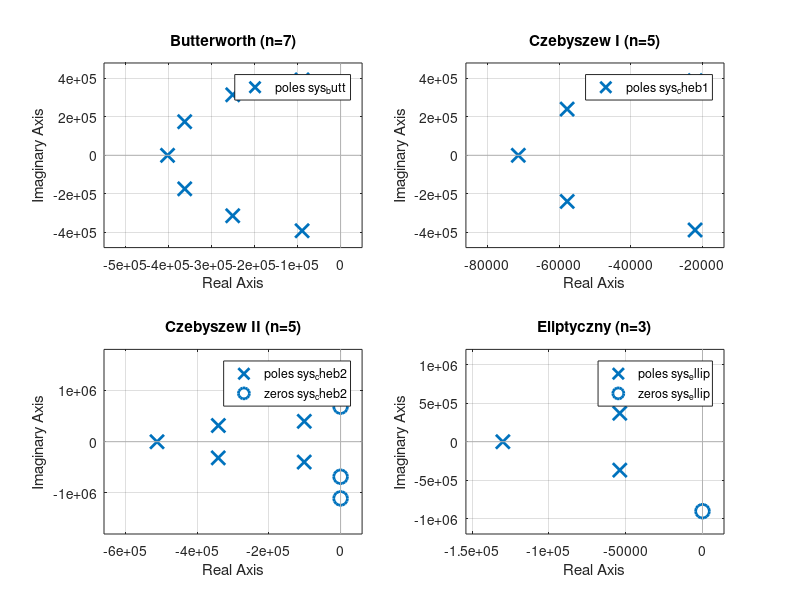

Reproduce this figure in MATLAB. (Note: this script raises an error after producing the figure.)
clear all; close all; clc;

% --- Definicja specyfikacji filtra ---
fs = 256000; % Częstotliwość próbkowania [Hz]
fp = 64000;  % Górna częstotliwość pasma przepustowego (f_3dB) [Hz]
fsb = 128000; % Dolna częstotliwość pasma zaporowego (fs/2) [Hz]
Rp = 3;      % Maksymalne tłumienie (zafalowania) w paśmie przepustowym [dB]
Rs = 40;     % Minimalne tłumienie w paśmie zaporowym [dB]

% Konwersja częstotliwości do pulsacji [rad/s]
Wp = 2 * pi * fp; % Pulsacja graniczna pasma przepustowego
Ws = 2 * pi * fsb;% Pulsacja graniczna pasma zaporowego

% 1. Filtr Butterwortha
[n_butt, Wn_butt] = buttord(Wp, Ws, Rp, Rs, 's'); % Wyznacz rząd i częstotliwość graniczną
[z_butt, p_butt, k_butt] = butter(n_butt, Wn_butt, 's'); % Zaprojektuj filtr
sys_butt = zpk(z_butt, p_butt, k_butt); % Stwórz obiekt systemu ZPK
fprintf('Filtr Butterwortha: rząd n = %d\n', n_butt);

% 2. Filtr Czebyszewa typu 1
[n_cheb1, Wp_cheb1] = cheb1ord(Wp, Ws, Rp, Rs, 's'); % Wyznacz rząd i częstotliwość graniczną
[z_cheb1, p_cheb1, k_cheb1] = cheby1(n_cheb1, Rp, Wp_cheb1, 's'); % Zaprojektuj filtr
sys_cheb1 = zpk(z_cheb1, p_cheb1, k_cheb1); % Stwórz obiekt systemu ZPK
fprintf('Filtr Czebyszewa typu 1: rząd n = %d\n', n_cheb1);

% 3. Filtr Czebyszewa typu 2
[n_cheb2, Ws_cheb2] = cheb2ord(Wp, Ws, Rp, Rs, 's'); % Wyznacz rząd i częstotliwość graniczną
[z_cheb2, p_cheb2, k_cheb2] = cheby2(n_cheb2, Rs, Ws_cheb2, 's'); % Zaprojektuj filtr
sys_cheb2 = zpk(z_cheb2, p_cheb2, k_cheb2); % Stwórz obiekt systemu ZPK
fprintf('Filtr Czebyszewa typu 2: rząd n = %d\n', n_cheb2);

% 4. Filtr Eliptyczny (Cauer'a)
[n_ellip, Wp_ellip] = ellipord(Wp, Ws, Rp, Rs, 's'); % Wyznacz rząd i częstotliwość graniczną
[z_ellip, p_ellip, k_ellip] = ellip(n_ellip, Rp, Rs, Wp_ellip, 's'); % Zaprojektuj filtr
sys_ellip = zpk(z_ellip, p_ellip, k_ellip); % Stwórz obiekt systemu ZPK
fprintf('Filtr Eliptyczny: rząd n = %d\n', n_ellip);

% --- Rysowanie rozkładu biegunów i zer ---
figure;
subplot(2,2,1);
pzmap(sys_butt);
title(sprintf('Butterworth (n=%d)', n_butt));
grid on;

subplot(2,2,2);
pzmap(sys_cheb1);
title(sprintf('Czebyszew I (n=%d)', n_cheb1));
grid on;

subplot(2,2,3);
pzmap(sys_cheb2);
title(sprintf('Czebyszew II (n=%d)', n_cheb2));
grid on;

subplot(2,2,4);
pzmap(sys_ellip);
title(sprintf('Eliptyczny (n=%d)', n_ellip));
grid on;
sgtitle('Rozkład biegunów i zer zaprojektowanych filtrów'); % Tytuł główny

% --- Rysowanie charakterystyk częstotliwościowych ---
% Zakres częstotliwości do rysowania [Hz]
f_vec = linspace(0, fs, 1000); % Liniowa skala częstotliwości
w_vec = 2 * pi * f_vec; % Konwersja do pulsacji [rad/s]

% Obliczanie odpowiedzi częstotliwościowych
[mag_butt, ~] = freqresp(sys_butt, w_vec);
[mag_cheb1, ~] = freqresp(sys_cheb1, w_vec);
[mag_cheb2, ~] = freqresp(sys_cheb2, w_vec);
[mag_ellip, ~] = freqresp(sys_ellip, w_vec);

% Konwersja magnitudy do dB
mag_butt_dB = 20 * log10(abs(squeeze(mag_butt)));
mag_cheb1_dB = 20 * log10(abs(squeeze(mag_cheb1)));
mag_cheb2_dB = 20 * log10(abs(squeeze(mag_cheb2)));
mag_ellip_dB = 20 * log10(abs(squeeze(mag_ellip)));

% Rysowanie
figure;
plot(f_vec / 1000, mag_butt_dB, 'LineWidth', 1.5); hold on;
plot(f_vec / 1000, mag_cheb1_dB, 'LineWidth', 1.5);
plot(f_vec / 1000, mag_cheb2_dB, 'LineWidth', 1.5);
plot(f_vec / 1000, mag_ellip_dB, 'LineWidth', 1.5);

% Linie pomocnicze dla specyfikacji
plot([0 fp/1000], [-Rp -Rp], 'k--', 'LineWidth', 1); % Górna granica pasma przepustowego
plot([fp/1000 fp/1000], [-Rp -150], 'k--', 'LineWidth', 1); % Pionowa linia dla fp
plot([fsb/1000 fsb/1000], [-Rs -150], 'k--', 'LineWidth', 1); % Pionowa linia dla fsb
plot([fsb/1000 fs/1000], [-Rs -Rs], 'k--', 'LineWidth', 1); % Dolna granica pasma zaporowego

% Ustawienia wykresu
title('Charakterystyki Amplitudowe Filtrów Antyaliasingowych');
xlabel('Częstotliwość [kHz]');
ylabel('Amplituda [dB]');
legend(sprintf('Butterworth (n=%d)', n_butt), ...
       sprintf('Czebyszew I (n=%d)', n_cheb1), ...
       sprintf('Czebyszew II (n=%d)', n_cheb2), ...
       sprintf('Eliptyczny (n=%d)', n_ellip), ...
       'Wymagania', 'Location', 'southwest');
grid on;
axis([0 fs/1000 -100 5]); % Ograniczenie osi dla lepszej czytelności
hold off;

% Wybór najkorzystniejszego filtra
orders = [n_butt, n_cheb1, n_cheb2, n_ellip];
filter_names = {'Butterworth', 'Czebyszew I', 'Czebyszew II', 'Eliptyczny'};
min_order = min(orders);
best_filter_indices = find(orders == min_order);

fprintf('Najkorzystniejszy filtr (najniższy rząd spełniający wymagania):\n');
for i = 1:length(best_filter_indices)
    fprintf('- %s (rząd n = %d)\n', filter_names{best_filter_indices(i)}, min_order);
end
disp('Filtr eliptyczny zazwyczaj oferuje najniższy rząd dla zadanych specyfikacji,')
disp('ale kosztem zafalowań zarówno w paśmie przepustowym, jak i zaporowym.')
disp('Wybór zależy od priorytetów projektowych (rząd vs charakterystyka zafalowań).');
